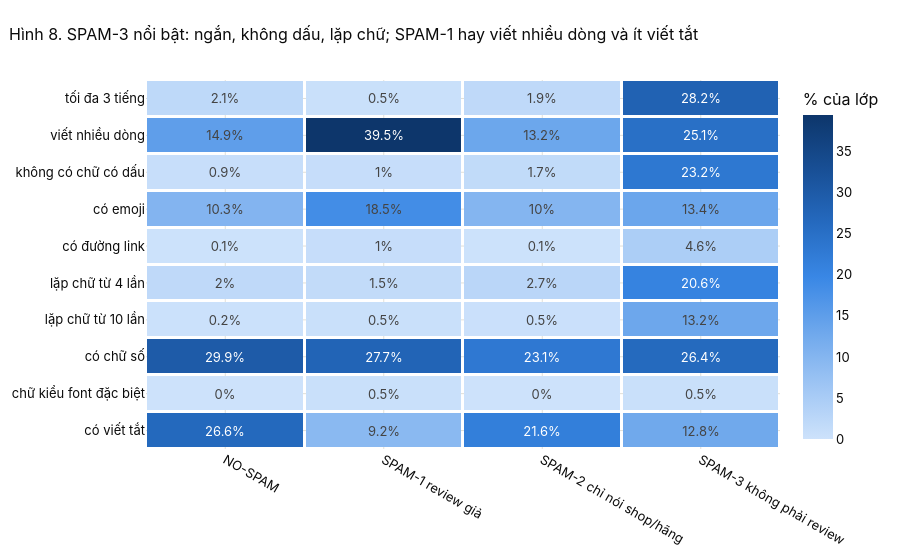

Notebook code for this chart:
### Markdown cell above
### 5.6 Dấu hiệu cách viết nào phân biệt các loại spam?

Với mỗi dấu hiệu định nghĩa ở 4.7, bản đồ nhiệt cho biết bao nhiêu % review của mỗi lớp có dấu hiệu đó. Một dòng có màu rất khác nhau giữa các cột là dấu hiệu hữu ích cho mô hình. Rê chuột để xem số review cụ thể.

### Code cell
class_sizes = train["type_name"].value_counts().sort_index()
signal_counts = train.groupby("type_name")[list(SIGNALS)].sum().T
signal_rates = signal_counts / class_sizes.values * 100
signal_labels = [SIGNALS[col][0] for col in signal_rates.index]

fig = go.Figure(go.Heatmap(
    z=signal_rates.values, x=signal_rates.columns, y=signal_labels,
    colorscale=SEQ_BLUE, text=signal_rates.round(1).values, texttemplate="%{text}%",
    customdata=np.dstack([signal_counts.values, np.tile(class_sizes.values, (len(signal_labels), 1))]),
    colorbar=dict(title="% của lớp"), xgap=3, ygap=3,
    hovertemplate="%{y} | %{x}<br>%{customdata[0]} / %{customdata[1]} review (%{z:.1f}%)<extra></extra>"))
show_fig(fig, "SPAM-3 nổi bật: ngắn, không dấu, lặp chữ; SPAM-1 hay viết nhiều dòng và ít viết tắt",
         height=560, yaxis_autorange="reversed")

### Figure 1 — Plotly figure (JSON) as saved in the notebook; plotly's stock layout.template omitted (floating-point values rounded to 4 significant figures)
{"data": [{"colorbar": {"title": {"text": "% của lớp"}}, "colorscale": [[0.0, "#cde2fb"], [0.1667, "#9ec5f4"], [0.3333, "#6da7ec"], [0.5, "#3987e5"], [0.6667, "#256abf"], [0.8333, "#184f95"], [1.0, "#0d366b"]], "customdata": [217, 10585, 1, 195, 21, 1087, 689, 2439, 1581, 10585, 77, 195, 144, 1087, 611, 2439, 92, 10585, 2, 195, 18, 1087, 566, 2439, 1086, 10585, 36, 195, 109, 1087, 328, 2439, 9, 10585, 2, 195, 1, 1087, 111, 2439, 209, 10585, 3, 195, 29, 1087, 502, 2439, 23, 10585, 1, 195, 5, 1087, 321, 2439, 3163, 10585, 54, 195, 251, 1087, 645, 2439, 0, 10585, 1, 195, 0, 1087, 12, 2439, 2817, 10585, 18, 195, 235, 1087, 312, 2439], "hovertemplate": "%{y} | %{x}<br>%{customdata[0]} / %{customdata[1]} review (%{z:.1f}%)<extra></extra>", "text": [[2.1, 0.5, 1.9, 28.2], [14.9, 39.5, 13.2, 25.1], [0.9, 1.0, 1.7, 23.2], [10.3, 18.5, 10.0, 13.4], [0.1, 1.0, 0.1, 4.6], [2.0, 1.5, 2.7, 20.6], [0.2, 0.5, 0.5, 13.2], [29.9, 27.7, 23.1, 26.4], [0.0, 0.5, 0.0, 0.5], [26.6, 9.2, 21.6, 12.8]], "texttemplate": "%{text}%", "type": "heatmap", "x": ["NO-SPAM", "SPAM-1 review giả", "SPAM-2 chỉ nói shop/hãng", "SPAM-3 không phải review"], "xgap": 3, "y": ["tối đa 3 tiếng", "viết nhiều dòng", "không có chữ có dấu", "có emoji", "có đường link", "lặp chữ từ 4 lần", "lặp chữ từ 10 lần", "có chữ số", "chữ kiểu font đặc biệt", "có viết tắt"], "ygap": 3, "z": [[2.05, 0.5128, 1.932, 28.25], [14.94, 39.49, 13.25, 25.05], [0.8692, 1.026, 1.656, 23.21], [10.26, 18.46, 10.03, 13.45], [0.08503, 1.026, 0.092, 4.551], [1.974, 1.538, 2.668, 20.58], [0.2173, 0.5128, 0.46, 13.16], [29.88, 27.69, 23.09, 26.45], [0.0, 0.5128, 0.0, 0.492], [26.61, 9.231, 21.62, 12.79]]}], "layout": {"height": 560, "title": {"text": "Hình 8. SPAM-3 nổi bật: ngắn, không dấu, lặp chữ; SPAM-1 hay viết nhiều dòng và ít viết tắt"}, "yaxis": {"autorange": "reversed"}}}
